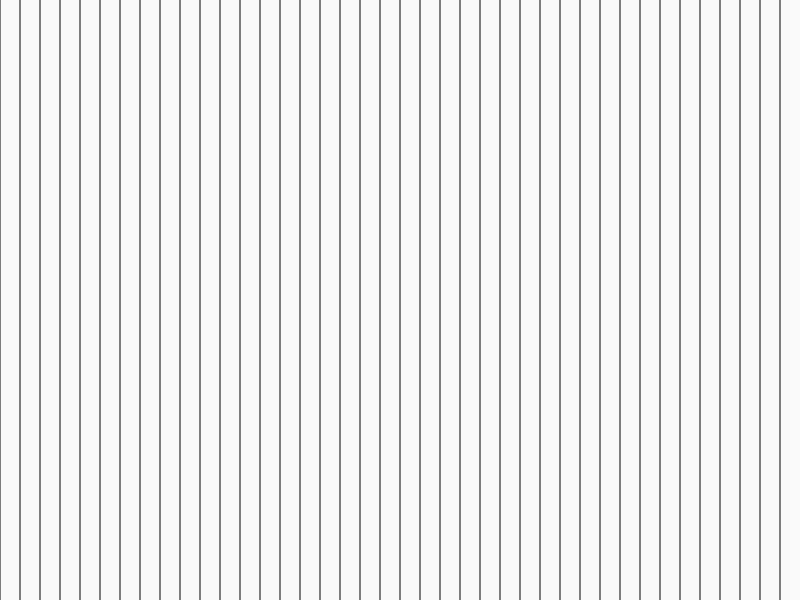
Frame 1 (no input)
Frame 60 (no input): identical to frame 1, image omitted
Frame 120 (the mouse pressed at the canvas centre since frame 60): identical to frame 1, image omitted

The p5.js sketch that drew this single still picture (run headless with seeded random() and noise() and a simulated clock; from frame 60 on, the mouse is pressed at the canvas centre):

// p5.js sketch
// ── sketch.js
var Line=[];
var Num=40;
var c;

function setup() {
  createCanvas(displayWidth, displayHeight);
  c=width/Num;
  for(var i=0; i< Num; i++){
     Line[i] = new drawLine(c*i);
    }
}

function draw() {
  background(250);
  for(var i=0; i< Num; i++){
   Line[i].display();

  }
}

function drawLine(x) {
  this.x=x;

  this.update=function(){
  }

  this.display=function(){
    //stroke(0);
    line(this.x,-20,this.x,height+20);
      //console.log(this.x);
  }

}
